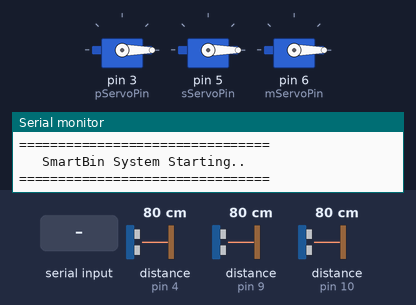
This sketch was run on a simulated Arduino Uno, built with avr-gcc and run on an emulated ATmega328P. Parts: 3 × servo, the last lines printed to the serial monitor. Wiring (inferred from the names in the program): 3 × ultrasonic range finder: trigger pin 2, echo pin 4 / trigger pin 7, echo pin 9 / trigger pin 8, echo pin 10. Inputs (shaded band) come from the test bench; at power-on: distance to the obstacle (sensors on pin 4, pin 9, pin 10) 80 cm. The echo pulse lasts 58.3 µs per cm.

Above: at 1.7 s.
1.8 s: "P" received over Serial
At 2.6 s:
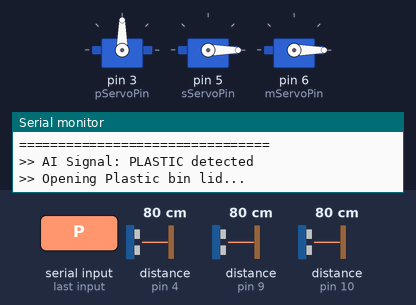
7.3 s: "S" received over Serial
At 8.0 s:
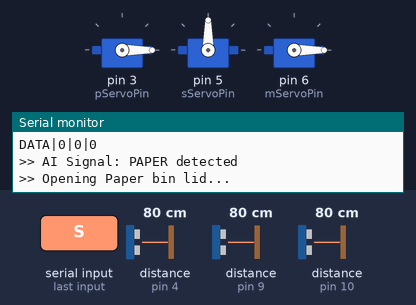
12.8 s: "M" received over Serial
At 13.4 s:
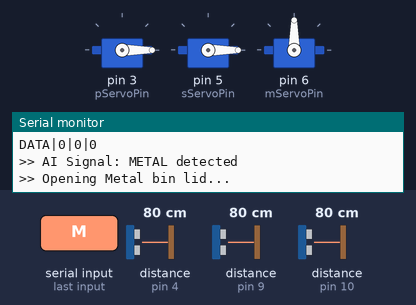
Timing chart, 0 to 18.3 s (numbered marks = the images above; inputs shaded):
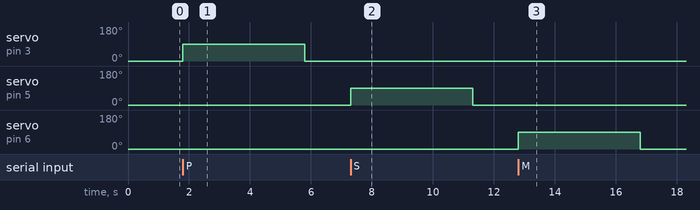

Measured:
- after the input at 1.8 s, servo on pin 3 (pServoPin): 0° → 90° at once, → 0° 4.0 s later
- after the input at 7.3 s, servo on pin 5 (sServoPin): 0° → 90° at once, → 0° 4.0 s later
- after the input at 12.8 s, servo on pin 6 (mServoPin): 0° → 90° at once, → 0° 4.0 s later

The sketch:

arduino.ino
```cpp
#include <Servo.h>

// --- BIN 1: PLASTIC ---
const int pTrig = 2;
const int pEcho = 4;
const int pServoPin = 3;

// --- BIN 2: PAPER ---
const int sTrig = 7;
const int sEcho = 9;
const int sServoPin = 5;

// --- BIN 3: METAL ---
const int mTrig = 8;
const int mEcho = 10;
const int mServoPin = 6;

// --- CONFIGURATION ---
const int binDepth = 30;
const int fullThreshold = 5;
const int openAngle = 90;
const int closeAngle = 0;

Servo servoPlastic;
Servo servoPaper;
Servo servoMetal;

void setup() {
  Serial.begin(9600);

  pinMode(pTrig, OUTPUT); pinMode(pEcho, INPUT);
  pinMode(sTrig, OUTPUT); pinMode(sEcho, INPUT);
  pinMode(mTrig, OUTPUT); pinMode(mEcho, INPUT);

  servoPlastic.attach(pServoPin);
  servoPaper.attach(sServoPin);
  servoMetal.attach(mServoPin);

  servoPlastic.write(closeAngle);
  servoPaper.write(closeAngle);
  servoMetal.write(closeAngle);

  Serial.println("================================");
  Serial.println("   SmartBin System Starting..  ");
  Serial.println("================================");

  delay(500);
}

void loop() {
  // 1. LISTEN: Receive commands from AI
  if (Serial.available() > 0) {
    char aiSignal = Serial.read();

    if (aiSignal == 'P') {
      Serial.println(">> AI Signal: PLASTIC detected");
      Serial.println(">> Opening Plastic bin lid...");
      openLid(servoPlastic);
      Serial.println(">> Plastic bin lid closed.");
    }
    else if (aiSignal == 'S') {
      Serial.println(">> AI Signal: PAPER detected");
      Serial.println(">> Opening Paper bin lid...");
      openLid(servoPaper);
      Serial.println(">> Paper bin lid closed.");
    }
    else if (aiSignal == 'M') {
      Serial.println(">> AI Signal: METAL detected");
      Serial.println(">> Opening Metal bin lid...");
      openLid(servoMetal);
      Serial.println(">> Metal bin lid closed.");
    }
  }

  // 2. MONITOR: Report fill levels every 3 seconds
  static unsigned long lastReportingTime = 0;
  if (millis() - lastReportingTime > 3000) {
    int plasticDist = getDistance(pTrig, pEcho);
    int paperDist   = getDistance(sTrig, sEcho);
    int metalDist   = getDistance(mTrig, mEcho);

    int plasticPercent = calculatePercent(plasticDist);
    int paperPercent   = calculatePercent(paperDist);
    int metalPercent   = calculatePercent(metalDist);

    // --- SERIAL MONITOR DISPLAY ---
    Serial.println("--------------------------------");
    Serial.print("Plastic Bin : ");
    Serial.print(plasticPercent);
    Serial.print("% ("); Serial.print(plasticDist); Serial.print("cm) ");
    Serial.println(getBar(plasticPercent));

    Serial.print("Paper Bin   : ");
    Serial.print(paperPercent);
    Serial.print("% ("); Serial.print(paperDist); Serial.print("cm) ");
    Serial.println(getBar(paperPercent));

    Serial.print("Metal Bin   : ");
    Serial.print(metalPercent);
    Serial.print("% ("); Serial.print(metalDist); Serial.print("cm) ");
    Serial.println(getBar(metalPercent));

    // Warning messages
    if (plasticPercent >= 90) Serial.println("!! WARNING: Plastic bin is FULL !!");
    if (paperPercent >= 90)   Serial.println("!! WARNING: Paper bin is FULL !!");
    if (metalPercent >= 90)   Serial.println("!! WARNING: Metal bin is FULL !!");

    Serial.println("--------------------------------");

    // Data packet for Python/database
    Serial.print("DATA|");
    Serial.print(plasticPercent);
    Serial.print("|");
    Serial.print(paperPercent);
    Serial.print("|");
    Serial.println(metalPercent);

    lastReportingTime = millis();
  }
}

// --- Visual bar graph in Serial Monitor ---
String getBar(int percent) {
  String bar = "[";
  int filled = percent / 10; // 10 blocks max
  for (int i = 0; i < 10; i++) {
    if (i < filled) bar += "#";
    else bar += "-";
  }
  bar += "]";
  return bar;
}

// --- Open and close lid ---
void openLid(Servo &targetServo) {
  targetServo.write(openAngle);
  delay(4000);
  targetServo.write(closeAngle);
  Serial.println("DONE");
}

// --- Calculate distance in cm ---
int getDistance(int trig, int echo) {
  digitalWrite(trig, LOW);
  delayMicroseconds(2);
  digitalWrite(trig, HIGH);
  delayMicroseconds(10);
  digitalWrite(trig, LOW);

  long duration = pulseIn(echo, HIGH, 25000);
  if (duration == 0) return 999; // 999 means no reading/timeout

  return duration * 0.034 / 2;
}

// --- Convert distance to percent ---
int calculatePercent(int distance) {
  if (distance > binDepth) return 0;
  int percent = map(distance, binDepth, fullThreshold, 0, 100);
  return constrain(percent, 0, 100);
}
```
